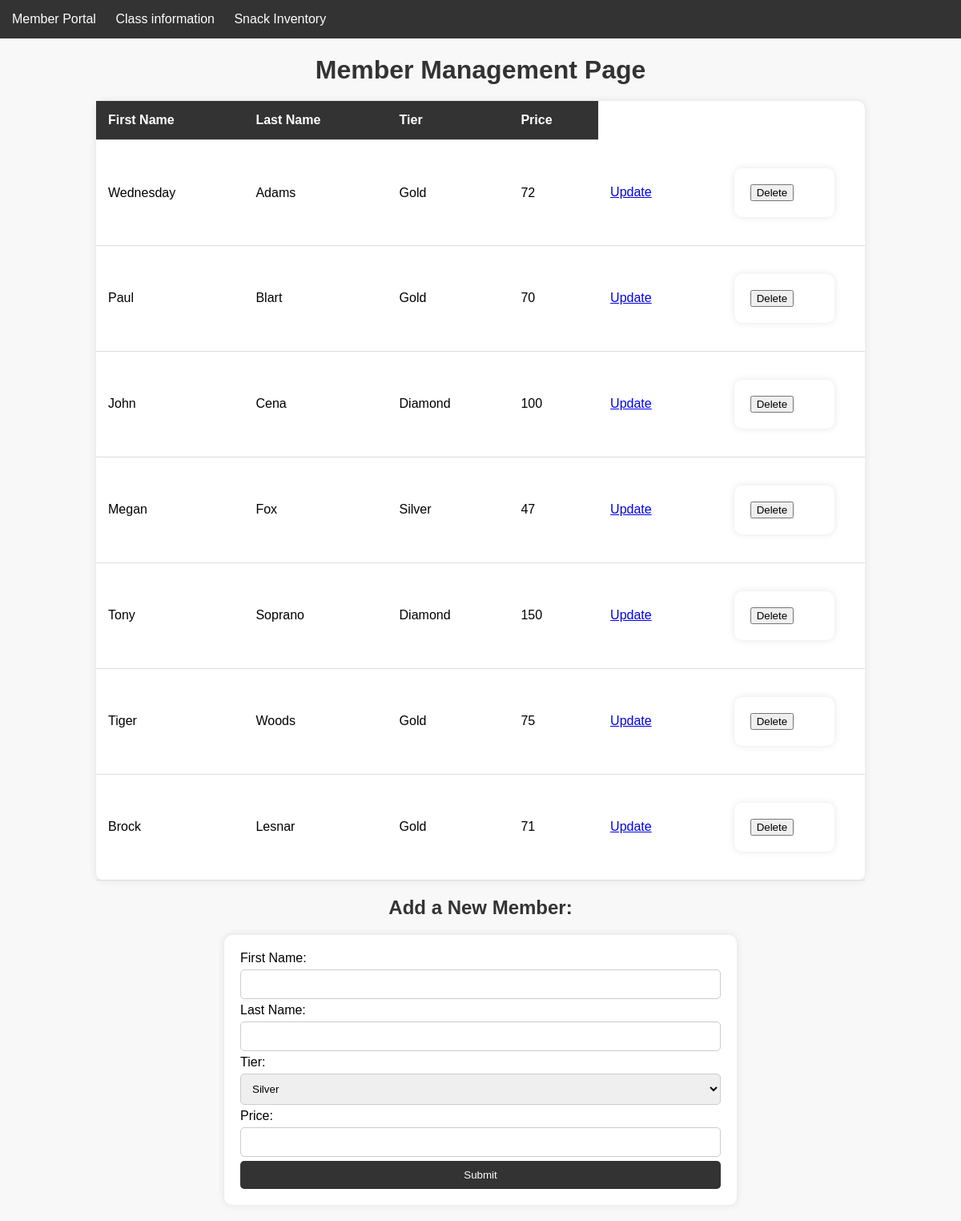
Before: / with the older database file.
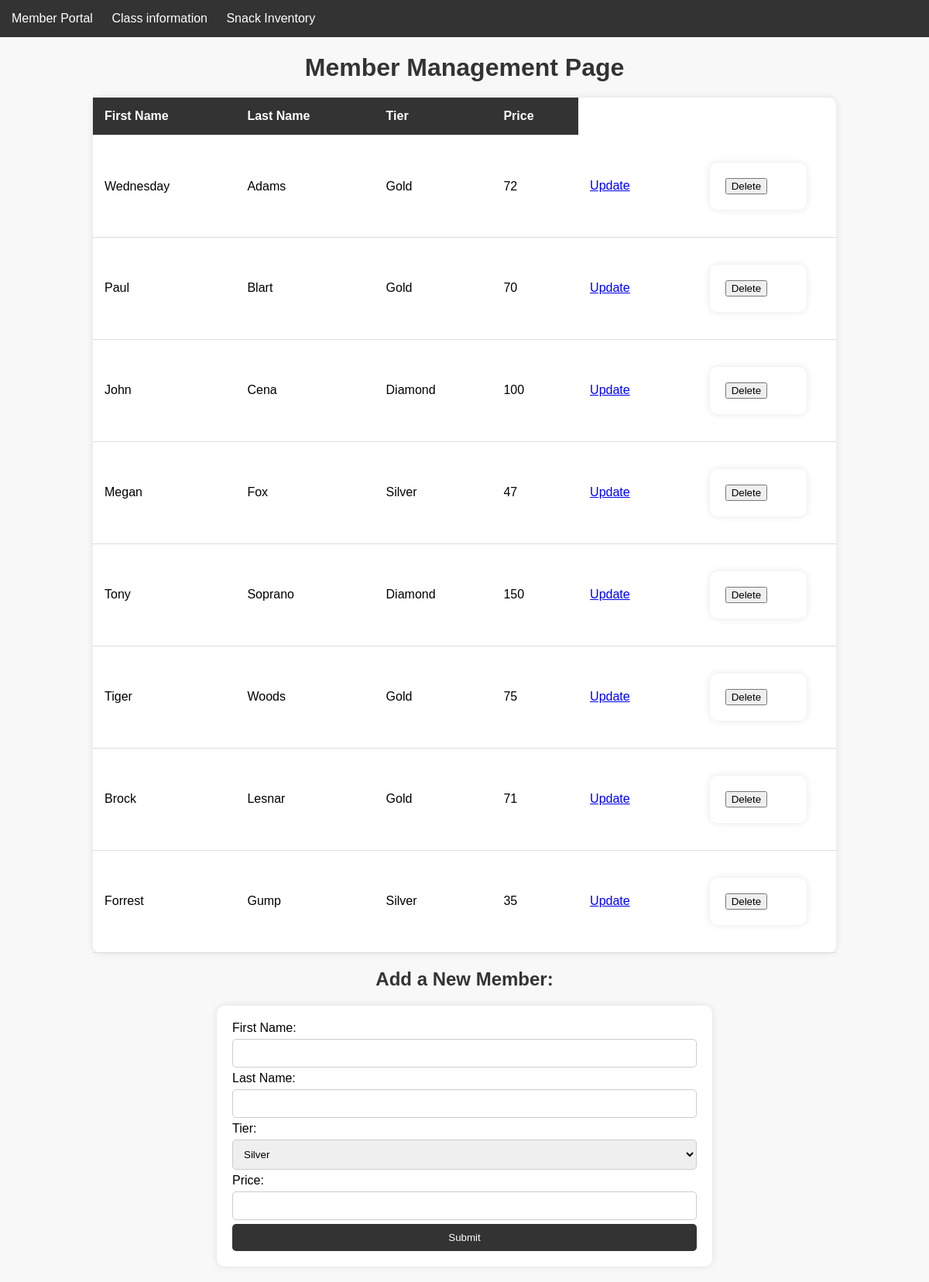
After: the same page with the newer database file.
### main.py (models this page shows)
class Membership(db.Model):
    membership_id = db.Column(db.Integer, primary_key=True)
    member_id = db.Column(db.Integer, db.ForeignKey('member.member_id'))
    price = db.Column(db.Integer)
    tier_id = db.Column(db.Integer)
    member = db.relationship('Member', backref=db.backref('memberships', lazy=True))

class Member(db.Model):
    member_id = db.Column(db.Integer, primary_key=True)
    first_name = db.Column(db.String)
    last_name = db.Column(db.String)

class Tier(db.Model):
    tier_id = db.Column(db.Integer, primary_key=True)
    name = db.Column(db.String)

### main.py (the view)
@app.route('/')
def member_management():
    members_info = fetchMemberInfo()
    return render_template('Members.html', members=members_info)

### main.py (called while the page is built)
def fetchMemberInfo():
    with app.app_context():
        query = db.session.query(Member, Membership.price, Tier.name)\
                    .join(Membership, Member.member_id == Membership.member_id)\
                    .join(Tier, Membership.tier_id == Tier.tier_id).all()
        members_info = []
        for member, price, tier_name in query:
            member_info = {
                'member_id': member.member_id,
                'first_name': member.first_name,
                'last_name': member.last_name,
                'price': price,
                'tier_name': tier_name
            }
            members_info.append(member_info)
    return members_info

### templates/Members.html (shortened to what this page needs)
{% extends "base.html" %}
{% block content %}
<h1>Member Management Page</h1>
<table>
    <tr>
        <th>First Name</th>
        <th>Last Name</th>
        <th>Tier</th>
        <th>Price</th>
    </tr>
    {% for member in members %}
        <tr>
            <td>{{ member.first_name }}</td>
            <td>{{ member.last_name }}</td>
            <td>{{ member.tier_name }}</td>
            <td>{{ member.price }}</td>
            <td><a href="/update_member?member_id={{member.member_id}}&first_name={{member.first_name}}&last_name={{member.last_name}}
            &tier_name={{member.tier_name}}&price={{member.price}}">Update</a></td>
            <td>
                <form action="/delete_member" method="POST">
                <button type="submit">Delete</button>
            </form></td>
        </tr>
    {% endfor %}
</table>
<h2>Add a New Member:</h2>
<form action="/addMember" method="POST">
    First Name: <input type="text" name="first_name" value="">
    Last Name: <input type="text" name="last_name" value="">
    Tier: <select name="tier_name">
        <option value="silver">Silver</option>
    </select>
    Price: <input type="text" name="price" value="">
    <input type="submit">
</form>
{% endblock %}

Changed rows visible on the page:
added Membership: first_name "Forrest", last_name "Gump", tier_name "Silver", price "35"
